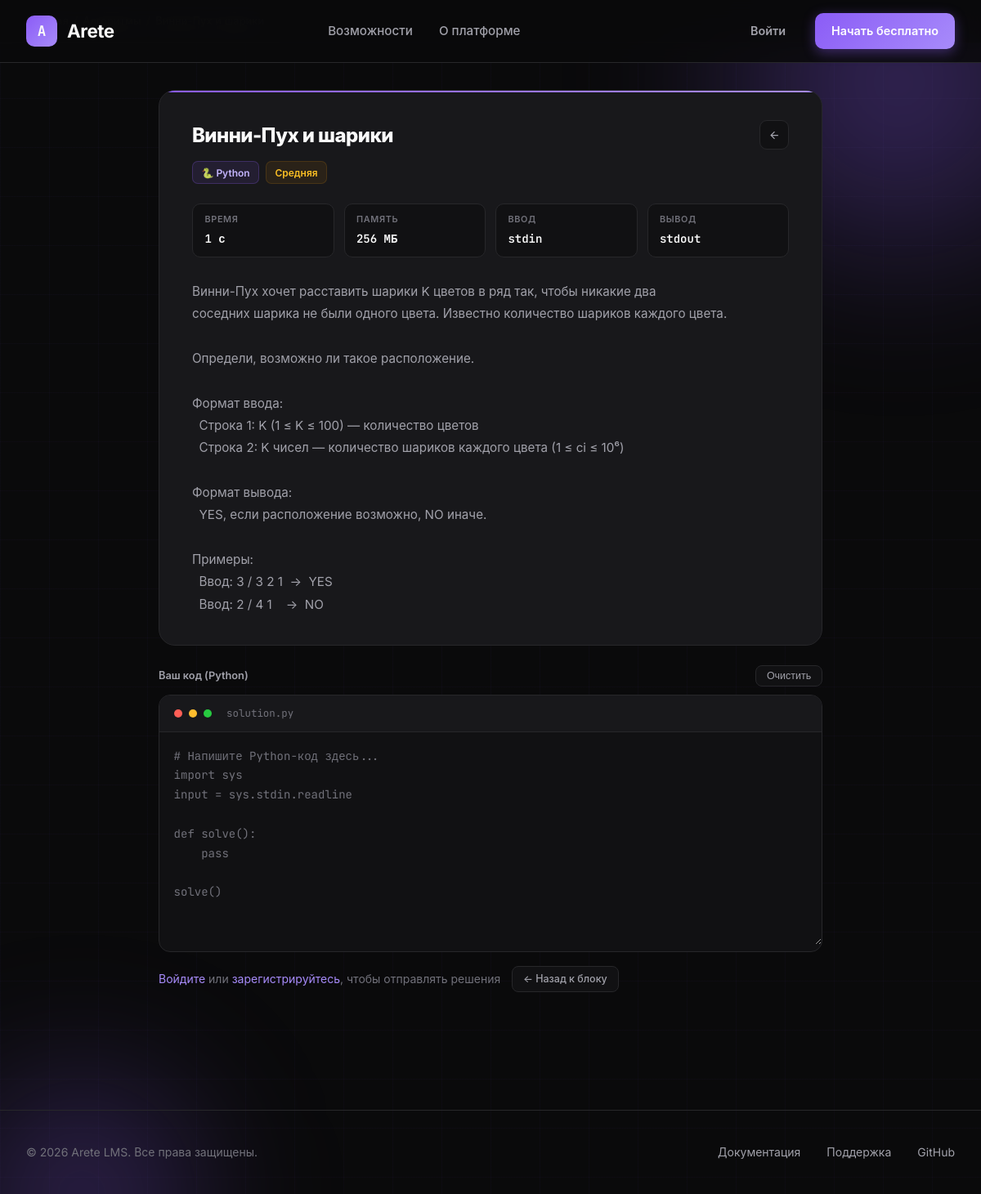
Screenshot of /task/4 with the database file from the repository.
### models.py (models this page shows, shortened)
class Task(db.Model):
    __tablename__ = 'tasks'
    id              = db.Column(db.Integer, primary_key=True)
    block           = db.Column(db.String(50),  nullable=False)
    title           = db.Column(db.String(200), nullable=False)
    description     = db.Column(db.Text,        nullable=False)
    task_type       = db.Column(db.String(50),  nullable=False)  # python / sql / html / answer
    expected_output = db.Column(db.Text,        nullable=True)   # for fallback / answer tasks
    test_cases_json = db.Column(db.Text,        nullable=True)   # JSON [{input, output}]
    difficulty      = db.Column(db.String(20),  default='medium')
    order_num       = db.Column(db.Integer,     default=0)
    max_score       = db.Column(db.Integer,     default=100)
    attempts_limit  = db.Column(db.Integer,     nullable=True)   # None = unlimited
    time_limit      = db.Column(db.String(40),  nullable=True)
    memory_limit    = db.Column(db.String(40),  nullable=True)
    input_format    = db.Column(db.String(80),  nullable=True)
    output_format   = db.Column(db.String(80),  nullable=True)
    submissions     = db.relationship('Submission', backref='task', lazy=True)

### app.py (the view, shortened to what this page needs)
@app.route('/task/<int:task_id>')
def task(task_id):
    t = Task.query.get_or_404(task_id)
    block_info = BLOCKS.get(t.block, {})
    last_submission = None
    submissions_count = 0
    return render_template('task.html',
                           task=t,
                           block_info=block_info,
                           last_submission=last_submission,
                           submissions_count=submissions_count)

### templates/task.html (shortened to what this page needs)
{% extends "base.html" %}
{% block extra_css %}
<link rel="stylesheet" href="{{ url_for('static', filename='css/task.css') }}">
{% endblock %}
{% block content %}
<div class="task-page">
    <nav class="breadcrumb" aria-label="Навигация">
        <a href="{{ url_for('index') }}">Главная</a>
        <span class="breadcrumb-sep">/</span>
        <a href="{{ url_for('lms', block_key=task.block) }}">{{ block_info.name }}</a>
        <span class="breadcrumb-sep">/</span>
        <span>{{ task.title }}</span>
    </nav>
    <div class="task-card">
        <div class="task-header">
            <div class="task-title-area">
                <h1>{{ task.title }}</h1>
                <div class="task-badges">
                    <span class="badge badge-type-{{ task.task_type }}">
                        {% if task.task_type == 'python' %}🐍 Python
                        {% elif task.task_type == 'sql' %}🗄️ SQL
                        {% elif task.task_type == 'html' %}🌐 HTML/JS
                        {% elif task.task_type == 'answer' %}💡 Ответ
                        {% else %}{{ task.task_type }}{% endif %}
                    </span>
                    <span class="badge badge-{{ task.difficulty }}">
                        {% if task.difficulty == 'easy' %}Лёгкая
                        {% elif task.difficulty == 'medium' %}Средняя
                        {% elif task.difficulty == 'hard' %}Сложная
                        {% else %}{{ task.difficulty }}{% endif %}
                    </span>
                </div>
            </div>
            <a href="{{ url_for('lms', block_key=task.block) }}" class="task-nav-btn" title="Назад к блоку">
                <svg width="15" height="15" viewBox="0 0 24 24" fill="none" stroke="currentColor" stroke-width="2"><path d="M19 12H5M12 19l-7-7 7-7"/></svg>
            </a>
        </div>
        {% if task.time_limit or task.memory_limit or task.input_format or task.output_format %}
        <div class="constraints-table">
            {% if task.time_limit %}
            <div class="constraint-cell">
                <div class="constraint-label">Время</div>
                <div class="constraint-value">{{ task.time_limit }}</div>
            </div>
            {% endif %}
            {% if task.memory_limit %}
            <div class="constraint-cell">
                <div class="constraint-label">Память</div>
                <div class="constraint-value">{{ task.memory_limit }}</div>
            </div>
            {% endif %}
            {% if task.input_format %}
            <div class="constraint-cell">
                <div class="constraint-label">Ввод</div>
                <div class="constraint-value">{{ task.input_format }}</div>
            </div>
            {% endif %}
            {% if task.output_format %}
            <div class="constraint-cell">
                <div class="constraint-label">Вывод</div>
                <div class="constraint-value">{{ task.output_format }}</div>
            </div>
            {% endif %}
        </div>
        {% endif %}
        <div class="task-description">{{ task.description }}</div>
    </div>
    <div class="editor-section">
        <div class="editor-toolbar">
            <span class="editor-toolbar-label">
                {% if task.task_type == 'python' %}Ваш код (Python)
                {% elif task.task_type == 'sql' %}Ваш SQL-запрос
                {% elif task.task_type == 'html' %}Ваш HTML/CSS/JS код
                {% elif task.task_type == 'answer' %}Ваш ответ
                {% else %}Решение{% endif %}
            </span>
            <div class="editor-actions">
                <button type="button" class="editor-btn" onclick="clearEditor()">Очистить</button>
            </div>
        </div>
        <div class="code-editor-wrap">
            <div class="code-editor-header">
                <span class="code-dot red"></span>
                <span class="code-dot yellow"></span>
                <span class="code-dot green"></span>
                <span class="editor-filename">
                    {% if task.task_type == 'python' %}solution.py
                    {% elif task.task_type == 'sql' %}query.sql
                    {% elif task.task_type == 'html' %}index.html
                    {% elif task.task_type == 'answer' %}answer.txt
                    {% else %}solution{% endif %}
                </span>
            </div>
            <textarea id="codeInput"
                placeholder="{% if task.task_type == 'python' %}# Напишите Python-код здесь...
import sys
input = sys.stdin.readline
def solve():
    pass
solve(){% elif task.task_type == 'sql' %}-- SQL-запрос здесь...
SELECT ...{% elif task.task_type == 'answer' %}Введите ответ (число, слово или выражение)...{% endif %}"
            >{% if last_submission and last_submission.code %}{{ last_submission.code }}{% endif %}</textarea>
        </div>
        <div class="submit-wrap">
            {% if current_user.is_authenticated %}
            {% set attempts_left = (task.attempts_limit - submissions_count) if task.attempts_limit else 999 %}
            <button type="button" class="submit-btn" id="submitBtn"
                {% if task.attempts_limit and submissions_count >= task.attempts_limit %}disabled{% endif %}
                onclick="submitSolution()">
                <span id="btnText">Отправить решение</span>
                <svg id="btnIcon" width="17" height="17" viewBox="0 0 24 24" fill="none" stroke="currentColor" stroke-width="2"><path d="M5 12h14M12 5l7 7-7 7"/></svg>
            </button>
            {% else %}
            <p class="login-note">
                <a href="{{ url_for('login') }}">Войдите</a> или <a href="{{ url_for('register') }}">зарегистрируйтесь</a>, чтобы отправлять решения
            </p>
            {% endif %}
            <a href="{{ url_for('lms', block_key=task.block) }}" class="editor-btn">← Назад к блоку</a>
        </div>
    </div>
</div>
{% endblock %}

### static/css/base.css (style rules this page uses)
* { margin: 0; padding: 0; box-sizing: border-box; }
:root { --bg-primary: #0a0a0b; --bg-secondary: #111113; --bg-card: #18181b; --bg-card-hover: #1f1f23; --text-primary: #fafafa; --text-secondary: #a1a1aa; --text-muted: #71717a; --accent-primary: #8b5cf6; --accent-secondary: #a78bfa; --accent-glow: rgba(139, 92, 246, 0.4); --border-color: #27272a; --success: #22c55e; --error: #ef4444; --warning: #f59e0b; }
html { scroll-behavior: smooth; }
body { font-family: 'Inter', -apple-system, BlinkMacSystemFont, sans-serif; background: var(--bg-primary); color: var(--text-primary); line-height: 1.6; overflow-x: hidden; min-height: 100vh; }
nav { position: fixed; top: 0; left: 0; right: 0; z-index: 100; padding: 1rem 2rem; background: rgba(10, 10, 11, 0.85); backdrop-filter: blur(20px); border-bottom: 1px solid var(--border-color); }

### rows the page displays
Task: title "Винни-Пух и шарики", time_limit "1 с", memory_limit "256 МБ", input_format "stdin", output_format "stdout", description "Винни-Пух хочет расставить шарики K цветов в ряд так, чтобы никакие два соседних шарика не были одного цвета. Известно количество шариков каждого цвета. Определи, возможно ли такое расположение. Формат ввода: Строка 1: K (1 ≤ K ≤ 100) — количество цветов Строка 2: K чисел — количество шариков каждого цвета (1 ≤ ci ≤ 10⁶) Формат вывода: YES, если расположение возможно, NO иначе. Примеры: Ввод: 3 / 3 2 1 → YES Ввод: 2 / 4 1 → NO"

### other values shown
{{ block_info.name }} "Алгоритмы"
